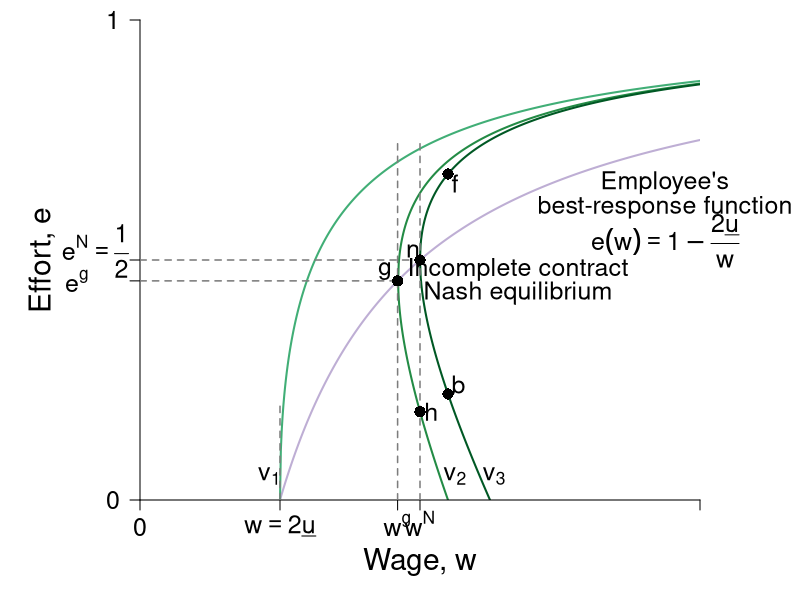

The R script that drew this image:
require(shape)
pdf(file = "employment/employment_brf_pc_rightpanel.pdf", width = 9, height = 7)

#Set parameters for graphics
axislabelsize <- 1.8
labelsize <- 1.5
namesize <- 1.8
annotatesize <- 1.5
graphlinewidth <- 2
segmentlinewidth <- 1.5

#The equation is below when v = 0. See Wolfram Alpha output. 
isov <- function(w, delta = 5) {
}

isovhigh1 <- function(w, delta = 5, v = 5){
  (sqrt(w^2 - 4 * delta * v) - w + 2*v)/( 2 * v )
}

isovlow1 <- function(w, delta = 5, v = 5){
  (-sqrt(w^2 - 4 * delta * v) - w + 2*v)/( 2 * v )
}

isovhigh2 <- function(w, delta = 5, v = 15){
  (sqrt(w^2 - 4 * delta * v) - w + 2*v)/( 2 * v )
}

isovlow2 <- function(w, delta = 5, v = 15){
  (-sqrt(w^2 - 4 * delta * v) - w + 2*v)/( 2 * v )
}

isovhigh3 <- function(w, delta = 5, v = 20){
  (sqrt(w^2 - 4 * delta * v) - w + 2*v)/( 2 * v )
}

isovlow3 <- function(w, delta = 5, v = 20){
  (-sqrt(w^2 - 4 * delta * v) - w + 2*v)/( 2 * v )
}

brfFn <- function(w, delta = 5) {
  1 - (2*delta) /w
}

#This is evaluated for p = 12; q = 12/(8*sqrt(12^2 - 4*delta1*v1)) - 1/8 for the slope
#At p = 12; q = (-sqrt(12^2 - 4*v1*delta1) - 12 + 2*v1)/(2*v1) = 0.799
tangencyLine <- function(w){
  (w*(0.05))
}

COL <- c("#7fc97f", "#beaed4", "#fdc086", "#ffff99", "#386cb0", "#f0027f", "#bf5b17", "#666666")
COLA <- c("#e0f3db", "#99d8c9","#66c2a4","#41ae76", "#238b45", "#005824")
COLB <- c("#c6dbef", "#4eb3d3", "#2b8cbe", "#0868ac","#084081")
COLC <- c("#fcfbfd", "#efedf5", "#dadaeb", "#bcbddc", "#9e9ac8", "#807dba", "#6a51a3", "#54278f", "#3f007d")


COL <- c("#f7fcf5", "#e5f5e0", "#c7e9c0", "#a1d99b", "#74c476", "#41ab5d", "#238b45", "#005a32")
grays <- gray.colors(25, start = 1, end = 0)
par(mar =  c(5, 7, 1, 5))
xlims <- c(0, 40)
ylims <- c(0, 1)

plot(0, 0, xlim = xlims, ylim = ylims, type = "n",
     xlab = expression(paste("Wage, ", w)),
     ylab = expression(paste("")),
     xaxt = "n", 
     yaxt = "n", 
     cex.lab = axislabelsize, 
     lwd = 3,
     bty = "n", 
     xaxs="i", 
     yaxs="i")


npts <- 500 
npts2 <- 501
#Specify the sequences of points for graphing. 
xx0 <- seq(5, xlims[2], length.out = npts)
xx1 <- seq(10, xlims[2], length.out = npts)
xx2 <- seq(5, 15, length.out = npts)
xx3 <- seq(10, xlims[2], length.out = npts2)
xx4 <- seq(xlims[1], 10, length.out = npts2)
#For below, I solved sqrt(p^2 - 200) - p + 200/p = 0, getting p = 10*sqrt(2) = 14.14214
xx5 <- seq( 18.43909, xlims[2], length.out = npts2)
xx6 <- seq( 18.43909, 25, length.out = npts2)
xx7 <- seq(20, xlims[2], length.out = npts2)
xx8 <- seq(xlims[1], 25, length.out = npts2)

#Draw the lines for the graphs
#lines(xx0, isov(xx0, delta = 5), col = COL[3], lwd = graphlinewidth)
lines(xx1, brfFn(xx1), col = "#beaed4", lwd = graphlinewidth)
#lines(xx2, tangencyLine(xx2), col = "darkgrey", lwd = 3, lty = 2)
lines(xx3, isovhigh1(xx3, v = 5, delta = 5), col = COLA[4], lwd = graphlinewidth)
lines(xx4, isovlow1(xx4, v = 5, delta = 5), col = COLA[4], lwd = graphlinewidth)
lines(xx5, isovhigh2(xx5, v = 17, delta = 5), col = COLA[5], lwd = graphlinewidth)
lines(xx6, isovlow2(xx6, v = 17, delta = 5), col = COLA[5], lwd = graphlinewidth)
lines(xx7, isovhigh3(xx7, v = 20, delta = 5), col = COLA[6], lwd = graphlinewidth)
lines(xx8, isovlow3(xx8, v = 20, delta = 5), col = COLA[6], lwd = graphlinewidth)

#Customize ticks and labels for the plot
ticksy <- c(0, brfFn(w = 18.4), 0.5, 1)
#ylabels <- c(0, expression(paste(frac(1,2))), 1)
ylabels <- c(0, NA, NA, 1)
ticksx <- c(0, 10, 18.4, 20, 40)
xlabels <- c(0, expression(paste(w == 2, underline(u))), expression(paste(w^g)), expression(paste(w^N)) , NA)
axis(1, at = ticksx, pos = 0, labels = xlabels, cex.axis = labelsize)
axis(2, at = ticksy, pos = 0, labels = ylabels, las = 1,cex.axis = labelsize)

#y-axis label
text(-7,0.5*ylims[2], expression(paste("Effort, ", e)), xpd = TRUE, cex = axislabelsize, srt = 90) 

#y-axis tick label
text(-4.5,brfFn(w = 18.4), expression(paste(e^g)), xpd = TRUE, cex = labelsize) 
text(-3.2,0.52, expression(paste(e^N == frac(1,2))), xpd = TRUE, cex = labelsize) 

#Annotation of the three graphs and the NE
text(9.25, 0.05, expression(paste(v[1])),cex = labelsize, xpd = TRUE)
text(22.5, 0.05, expression(paste(v[2])),cex = labelsize, xpd = TRUE)
text(25.3, 0.05, expression(paste(v[3])),cex = labelsize, xpd = TRUE)
text(37.5, 0.66, expression(paste("Employee's")),cex = labelsize,xpd = TRUE)
text(37.5, 0.61, expression(paste("best-response function")),cex = labelsize,xpd = TRUE)
text(37.5, 0.54, expression(paste(e(w) == 1 - frac(2*underline(u),w))),cex = labelsize,xpd = TRUE)

#Lines for the coordinates of the Nash equilbrium
#segments(5, 0, 5, 1, lty = 2, col = "darkgray", lwd = 3)
segments(10, 0, 10, 0.2, lty = 2, col = grays[20], lwd = segmentlinewidth)
segments(20, 0, 20, 0.75, lty = 2, col = grays[20], lwd = segmentlinewidth)
segments(0, 0.5, 20, 0.5, lty = 2, col = grays[20], lwd = segmentlinewidth)
#segments(14.14214, 0.15, 14.14214, 0.45, lty = 2, col = "darkgray", lwd = 3)
text(19.5, 0.52, expression(n), cex = labelsize)
text(27, 0.48, expression(paste("Incomplete contract")), cex = labelsize)
text(27, 0.43, expression(paste("Nash equilibrium")), cex = labelsize)


#Arrows and slope of iso-v label
#Arrows(29, 0.15, 24, 0.15,  col = "black", lty = 1, lwd = 2, arr.type = "triangle")
#text(32, 0.2, expression(paste("Slope of iso-v")), cex = labelsize)
#text(32.3, 0.15, expression(paste(phantom() == "-mrs ")), cex = labelsize)
#text(32, 0.08, expression(paste(phantom() == -frac(v[w], v[e]))),cex = labelsize)



#Add a point for the NE
points(20, 0.5, pch = 16, col = "black", cex = 1.5)

segments(18.4, 0, 18.4, 0.75, lty = 2, col = grays[20], lwd = segmentlinewidth)
segments(0, brfFn(w = 18.4), 18.4, brfFn(w = 18.4), lty = 2, col = grays[20], lwd = segmentlinewidth)
points(18.4, brfFn(w = 18.4), pch = 16, col = "black", cex = 1.5)
text(17.5, brfFn(18.4) + 0.02, expression(g), cex = labelsize)



#Add a point for h
#Figure out q for p = 14.14214: q = 1 - 2delta/p = 1 - (2*5)/14.14214 =  0.2928934
points(20, 0.1839422, pch = 16, col = "black", cex = 1.5)
text(20.8, 0.1839422, expression(h), cex = labelsize)

points(22, isovhigh3(22, v = 20, delta = 5), pch = 16, col = "black", cex = 1.5)
text(22 + 0.5, isovhigh3(22, v = 20, delta = 5) - 0.02, expression(f),cex = labelsize)
points(22, isovlow3(22, v = 20, delta = 5), pch = 16, col = "black", cex = 1.5)
text(22 + 0.75, isovlow3(22, v = 20, delta = 5) + 0.02, expression(b),cex = labelsize)


dev.off()
